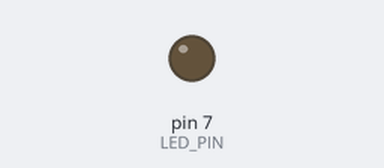
Bench run of a sketch on a simulated Arduino Uno, built with avr-gcc and run on an emulated ATmega328P. Parts: output pins drawn as LEDs (lit = HIGH).

Above: at 0.3 s.
At 4.6 s:
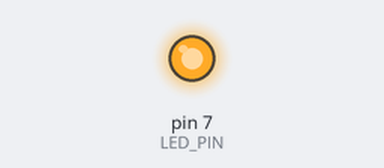
Timing chart, 0 to 7.0 s (numbered marks = the images above):
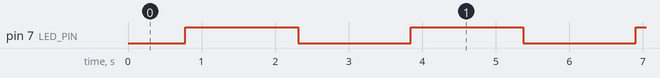

The sketch:

ledblink7.ino
```cpp
#define LED_PIN 7
int brightness=0;
int fadeAmt=5;

void setup() {
  // put your setup code here, to run once:
  pinMode(LED_PIN,OUTPUT);
}

void loop() {
  // put your main code here, to run repeatedly:
  analogWrite(LED_PIN,brightness);
  brightness=brightness+fadeAmt;
  if(brightness<=0||brightness>=255){
    fadeAmt=-fadeAmt;
  }
  delay(30);
}
```

Measured:
- by itself, pin 7 (LED_PIN): alternates HIGH for 1.5 s and LOW for 1.5 s
